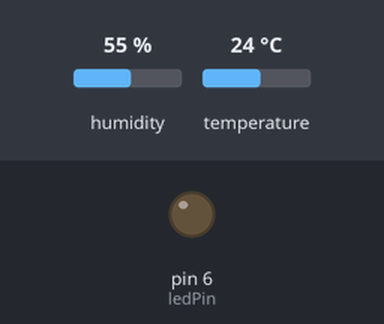
This sketch was run on a simulated Arduino Uno, built with avr-gcc and run on an emulated ATmega328P. Shown: output pins drawn as LEDs (lit = HIGH). Inputs (shaded band) come from the test bench; at power-on: humidity 55 %, temperature 24 °C. What the sketch prints to the serial monitor is not drawn.

Above: at 0.1 s.
At 3.1 s:
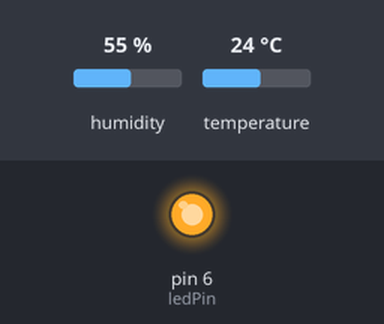
Timing chart, 0 to 4.6 s (numbered marks = the images above):
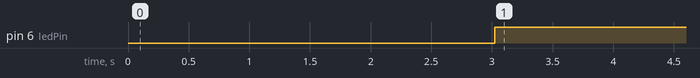

Measured:
- by itself, pin 6 (ledPin): LOW → HIGH at 3.0 s

The sketch:

DigitalThermometer2.ino
```cpp
/*デジタル温度計を作ろう！
   内容
   温度が一定以上になるとLEDが点灯する
*/

// 温度湿度センサの設定
#include "DHT.h"
const int dataPin = 2; // DHT11のデータPinを2に設定
DHT dht(dataPin, DHT11); // 今回使用するセンサをDHT11に設定

const int ledPin = 6;
void setup() {
  pinMode(ledPin,OUTPUT);
  Serial.begin(9600);
  dht.begin(); // dhtセンサの測定を開始する
}

void loop() {
  delay(3000); // 3秒待つ

  float humid = dht.readHumidity(); // 湿度を取得
  float temp = dht.readTemperature(); // 温度を取得

  // どちらかが取得できない場合
  if (isnan(humid) || isnan(temp)) {
    Serial.println("ERROR");
    return; // 最初からやり直し
  }

  Serial.print("温度：");
  Serial.print(temp);
  Serial.print("[°C]");

  Serial.print(" 湿度：");
  Serial.print(humid);
  Serial.println("[%]");

  if(temp >= 24){
    digitalWrite(ledPin,HIGH);
  }else{
    digitalWrite(ledPin,LOW);
  }
}
```
